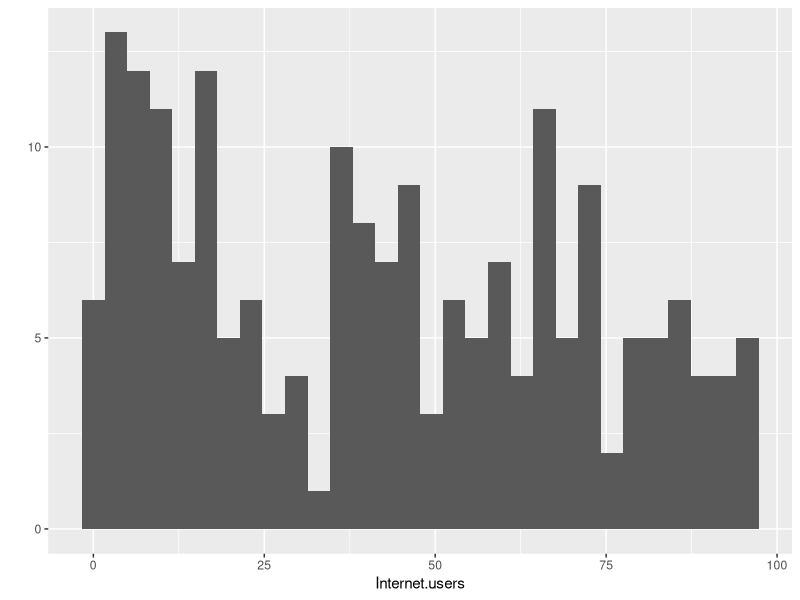
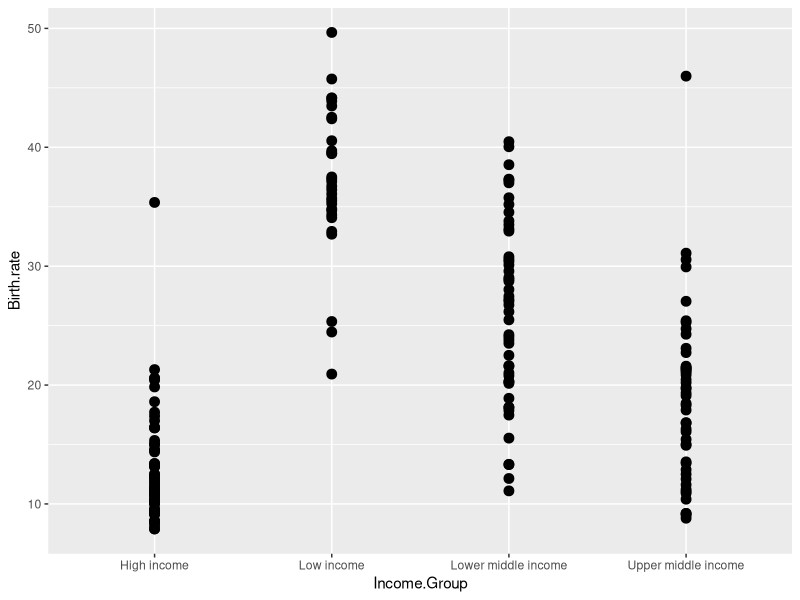
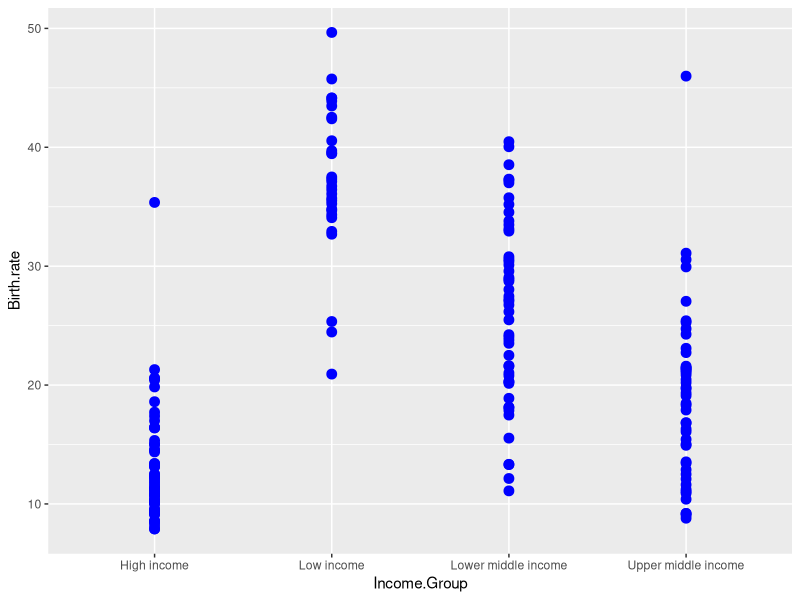
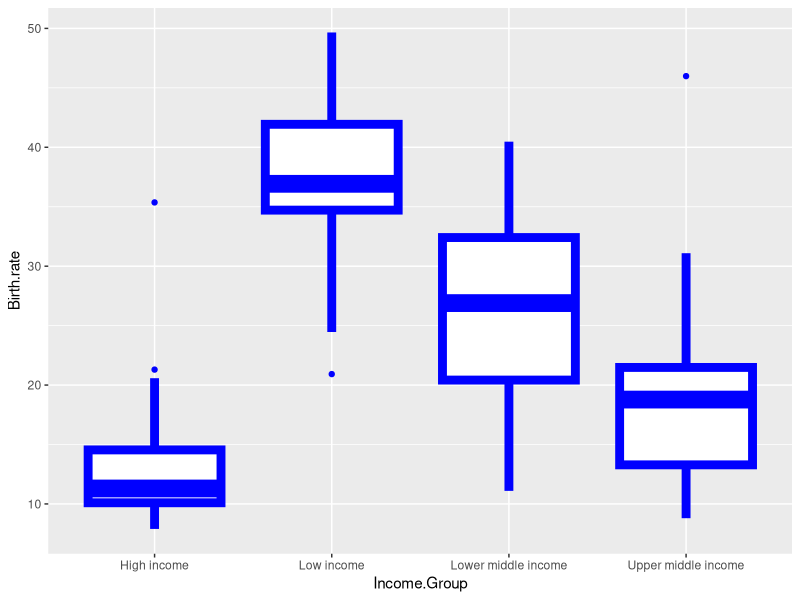
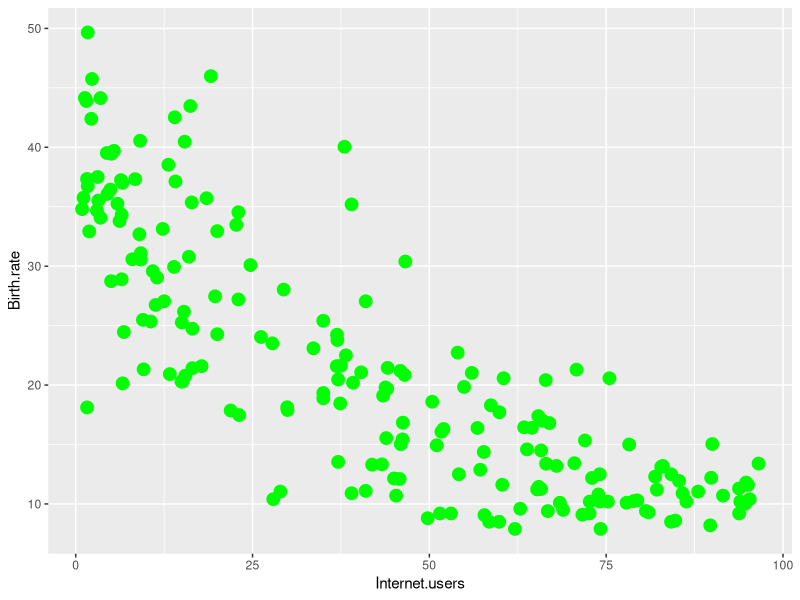
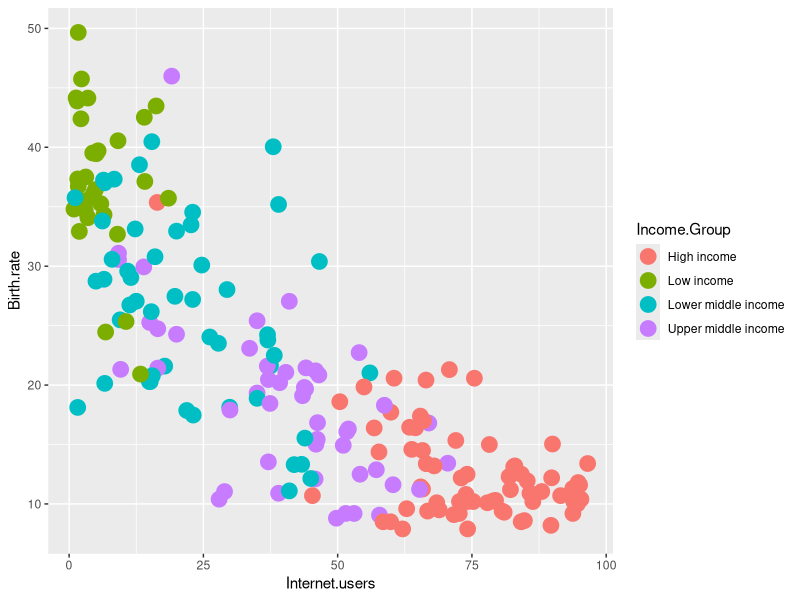

Source code (R) for these figures, in order: (Note: this script raises an error after producing the figures.)
# dataframes can mix data types while matrices can't
setwd("/home/frances/Documents/R_course")
stats <- read.csv("P2-Demographic-Data.csv")

#--------------------------------------------------------#
# Exploring dataframes
head(stats, n = 10)
nrow(stats)
ncol(stats)
dim(stats)
tail(stats)

str(stats) # shows info on data
summary(stats)

#--------------------------------------------------------#
# Using $ sign
stats[3, 3]
stats[3, "Birth.rate"]

stats$Birth.rate
stats$Internet.users

stats$Internet.users[2]

#levels(stats$Income.Group) 
# levels tells you levels of a factor

#-------------------------------------------------------#
# Basic dataframe operations
stats[1:10, ] # subsetting
stats[c(4, 100), ]

is.data.frame(stats[1, ]) # extracting 1 row = stays as df

stats[, 1, drop = FALSE] # single column is not a df unless use drop=FALSE

# multiply column
head(stats)

stats$Birth.rate * stats$Internet.users
stats$Birth.rate + stats$Internet.users

stats$MyCalc <- stats$Birth.rate * stats$Internet.users

# test understanding - recycles a short vector across the whole df
# short vector must be a multiple of the long vector
stats$xyz <- 1:5
head(stats, n = 12)

# remove a column
stats$MyCalc <- NULL
stats$xyz <- NULL

#-------------------------------------------------------#
# Filtering a df
filter <- stats$Internet.users < 2

stats[filter, ] # will display the TRUE rows only

stats[stats$Birth.rate > 40, ] # 40 people born / 1000 people each yr
stats[stats$Birth.rate > 40 & stats$Internet.users < 2, ]
stats[stats$Income.Group == "High income", ]

levels(stats$Income.Group)

stats[stats$Country.Name == "Malta", ]

#-------------------------------------------------------#
# qplot

library(ggplot2)

qplot(data = stats, x = Internet.users)
qplot(data = stats, x = Income.Group, y = Birth.rate, size = I(3))
# when assign colour or size - surround with I()
# then will be treated as is instead of trying to map to the data
qplot(data = stats, x = Income.Group, y = Birth.rate, size = I(3),
    colour = I("blue"))

qplot(data = stats, x = Income.Group, y = Birth.rate, size = I(3),
    colour = I("blue"), geom = "boxplot")

#-------------------------------------------------------#
# visualising what we need
qplot(data = stats, x = Internet.users, y = Birth.rate,
    size = I(4), colour = I("green"))

qplot(data = stats, x = Internet.users, y = Birth.rate,
    size = I(5), colour = Income.Group)

#-------------------------------------------------------#
# Create df
mydf <- data.frame(Countries_2012_Dataset, Codes_2012_Dataset,
    Regions_2012_Dataset)

colnames(mydf) <- c("Country", "Code", "Region")

rm(mydf)

# OR change names & create at same time
mydf <- data.frame(Country = Countries_2012_Dataset, Code = Codes_2012_Dataset,
    Region = Regions_2012_Dataset)

head(mydf)
tail(mydf)
summary(mydf)

#-------------------------------------------------------#
# Merging dataframes
head(stats)
head(mydf)

big_df <- merge(stats, mydf, by.x = "Country.Code", by.y = "Code")
big_df$Country <- NULL

qplot(data = big_df, x = Internet.users, y = Birth.rate,
    size = I(5), colour = Region)

# shapes
qplot(data = big_df, x = Internet.users, y = Birth.rate,
    size = I(5), colour = Region, shape = I(17))

# transparency
qplot(data = big_df, x = Internet.users, y = Birth.rate,
    size = I(5), colour = Region, shape = I(19),
    alpha = I(0.6),
    main = "Birth Rate vs Internet Users")